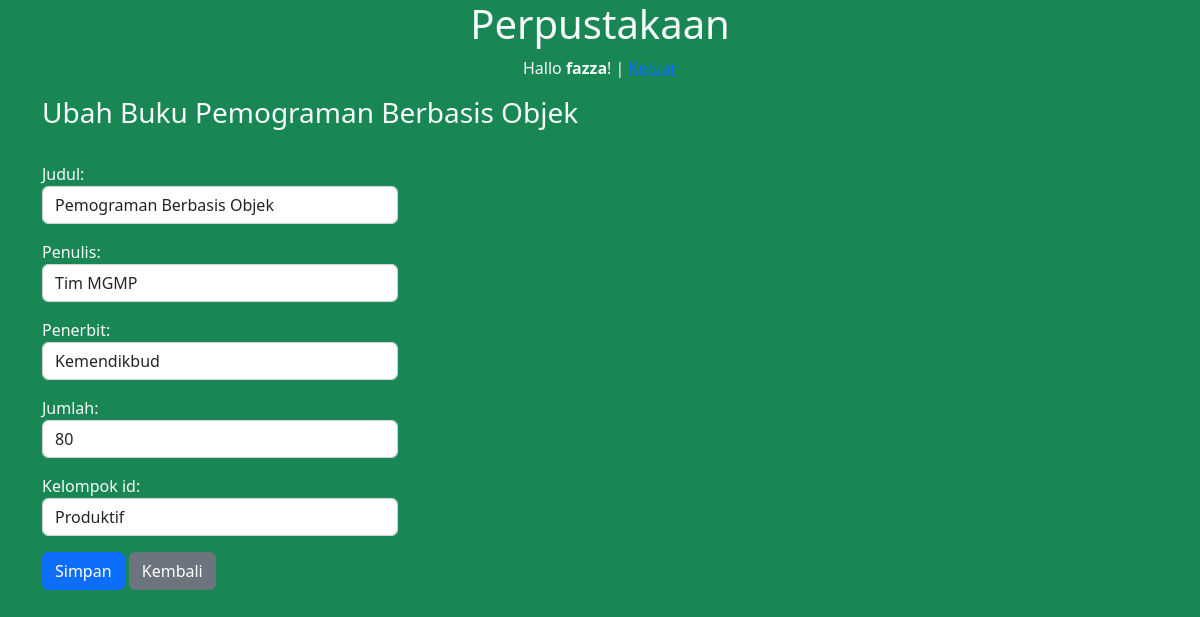
The app's page /buku/ubah/1 (signed in) with its own data.
### perpustakaan/models.py (models this page shows)
class Buku(models.Model):
    judul = models.CharField(max_length=50)
    penulis = models.CharField(max_length=40)
    penerbit = models.CharField(max_length=40)
    jumlah = models.IntegerField(null=True)
    kelompok_id = models.ForeignKey(
        Kelompok, on_delete=models.CASCADE, null=True)
    def __str__(self):
        return self.judul

### perpustakaan/views.py (the view)
# urls.py: path('buku/ubah/<int:id_buku>', ubah_buku, name='ubah_buku'),
@login_required(login_url=settings.LOGIN_URL)
def ubah_buku(request, id_buku):
    buku = Buku.objects.get(id=id_buku)
    template = 'ubah-buku.html'
    if request.POST:
        form = FormBuku(request.POST, instance=buku)
        if form.is_valid():
            form.save()
            messages.success(request, "Data berhasil diperbaharui")
            return redirect('ubah_buku', id_buku=id_buku)
    else:
        form = FormBuku(instance=buku)
        konteks = {
            'form': form,
            'buku': buku,
        }
    return render(request, template, konteks)

### perpustakaan/forms.py
class FormBuku(ModelForm):
    class Meta:
        model = Buku
        fields = '__all__'
        widgets = {
            'judul': forms.TextInput({'class': 'form-control'}),
            'penulis': forms.TextInput({'class': 'form-control'}),
            'penerbit': forms.TextInput({'class': 'form-control'}),
            'jumlah': forms.NumberInput({'class': 'form-control'}),
            'kelompok_id': forms.Select({'class': 'form-control'}),
        }

### perpustakaan/models.py (called while the page is built)
    def __str__(self):
        return self.nama

### perpustakaan/templates/ubah-buku.html (shortened to what this page needs)
{% extends 'base.html' %}
{% block content %}
<div class="container">
    <h3>Ubah Buku {{ buku }}</h3>
    <br>
    <div class="row">
        <div class="col-md-4">
            <form action="{% url 'ubah_buku' buku.id %}" method="post">
                {{ form.as_p }}
                <button class="btn btn-primary">Simpan</button>
                <a href="/buku" class="btn btn-secondary">Kembali</a>
            </form>
        </div>
    </div>
</div>
{% endblock %}

### templates/judul.html
<center>
    <h1>Perpustakaan</h1>
    {% if user.is_authenticated %}
        <p>Hallo <strong>{{ user }}</strong>! | <a href="{% url 'keluar' %}">Keluar</a></p>
    {% endif %}
</center>

### records on screen
Buku: judul "Pemograman Berbasis Objek", penulis "Tim MGMP", penerbit "Kemendikbud", jumlah "80", kelompok_id "Produktif"

### other values on screen
{{ user }} "fazza"
